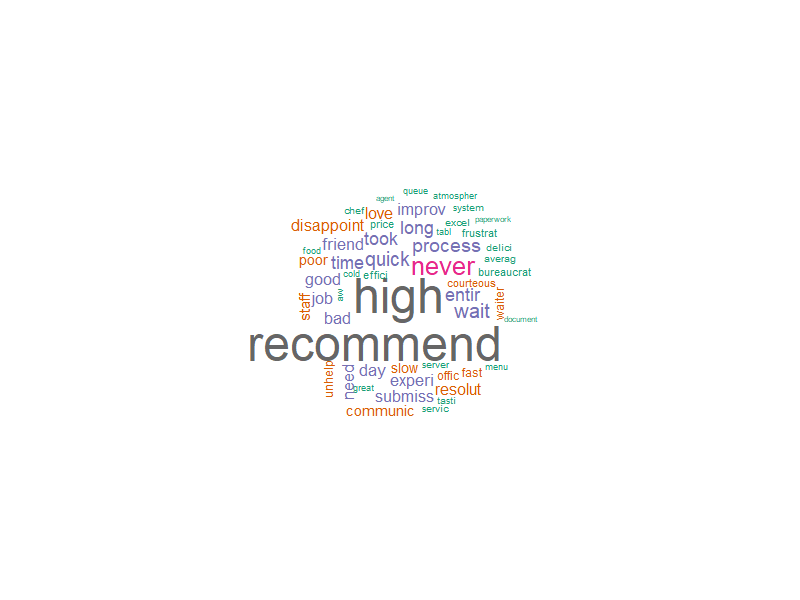

Recreate this plot in R.
setwd("D:/rprogramming")

library(tm)
library(SnowballC)
library(wordcloud)
library(RColorBrewer)

set.seed(1234)
feedback_file <- "feedback.txt"
cat("Using existing", feedback_file, "\n")

# Part 1
raw_lines <- readLines(feedback_file, encoding = "UTF-8", warn = FALSE)
raw_text <- paste(raw_lines, collapse = " ")

docs <- Corpus(VectorSource(raw_text)) 

docs <- tm_map(docs, content_transformer(tolower))
docs <- tm_map(docs, removeNumbers)
docs <- tm_map(docs, removePunctuation)
docs <- tm_map(docs, removeWords, stopwords("english"))
docs <- tm_map(docs, stripWhitespace)
docs <- tm_map(docs, stemDocument, language = "english")


# Part 2
tdm <- TermDocumentMatrix(docs, control = list(wordLengths = c(1, Inf)))
m <- as.matrix(tdm)
v <- rowSums(m)
word_freq <- sort(v, decreasing = TRUE)

d <- data.frame(
  word = names(word_freq),
  freq = as.integer(word_freq),
  stringsAsFactors = FALSE
)

cat("Top 10 most frequent words:\n")
print(head(d, 10))

# The most used words in the feedback are “high” and “recommend,”
# both showing up 406 times. That means a lot of people gave strong praise. 
# Other common words like “quick,” “process,” and “love” suggest good experiences and fast service. 
# “Communic” probably came from “communication,” showing that interaction mattered too. Overall,
# the feedback feels positive and efficient.

freq_vec <- setNames(d$freq, d$word)

png(filename = "wordcloud_exam.png", width = 800, height = 600)

wordcloud(
  names(freq_vec),
  freq = freq_vec,
  min.freq = 2,
  max.words = 1000,
  random.order = FALSE,
  colors = brewer.pal(8, "Dark2"),
  scale = c(4, 0.5) 
)
dev.off()


# Part 4

rare_words_df <- d[d$freq == 1, ]

if (nrow(rare_words_df) == 0) {
  cat("NOTE: No words with frequency = 1 found.\n")
  tail_n <- min(5, nrow(d))
  rare_words_df <- tail(d, n = tail_n)
  plot_min_freq <- min(rare_words_df$freq)
} else {
  plot_min_freq <- 1
}

top_5_rare_keywords <- head(rare_words_df, 5)

print("Top 5 Least Frequent Keywords (Plotting using Actual Minimum Frequency):")
print(top_5_rare_keywords)

png("wordcloud_rare.png", width=800, height=600, res=100) 

wordcloud(
  words = top_5_rare_keywords$word,
  freq = top_5_rare_keywords$freq,
  min.freq = plot_min_freq,
  max.words = 5,
  random.order = FALSE,
  scale = c(3, 0.5),
  rot.per = 0.2,
  colors = brewer.pal(5, "Set1")
)
dev.off()
